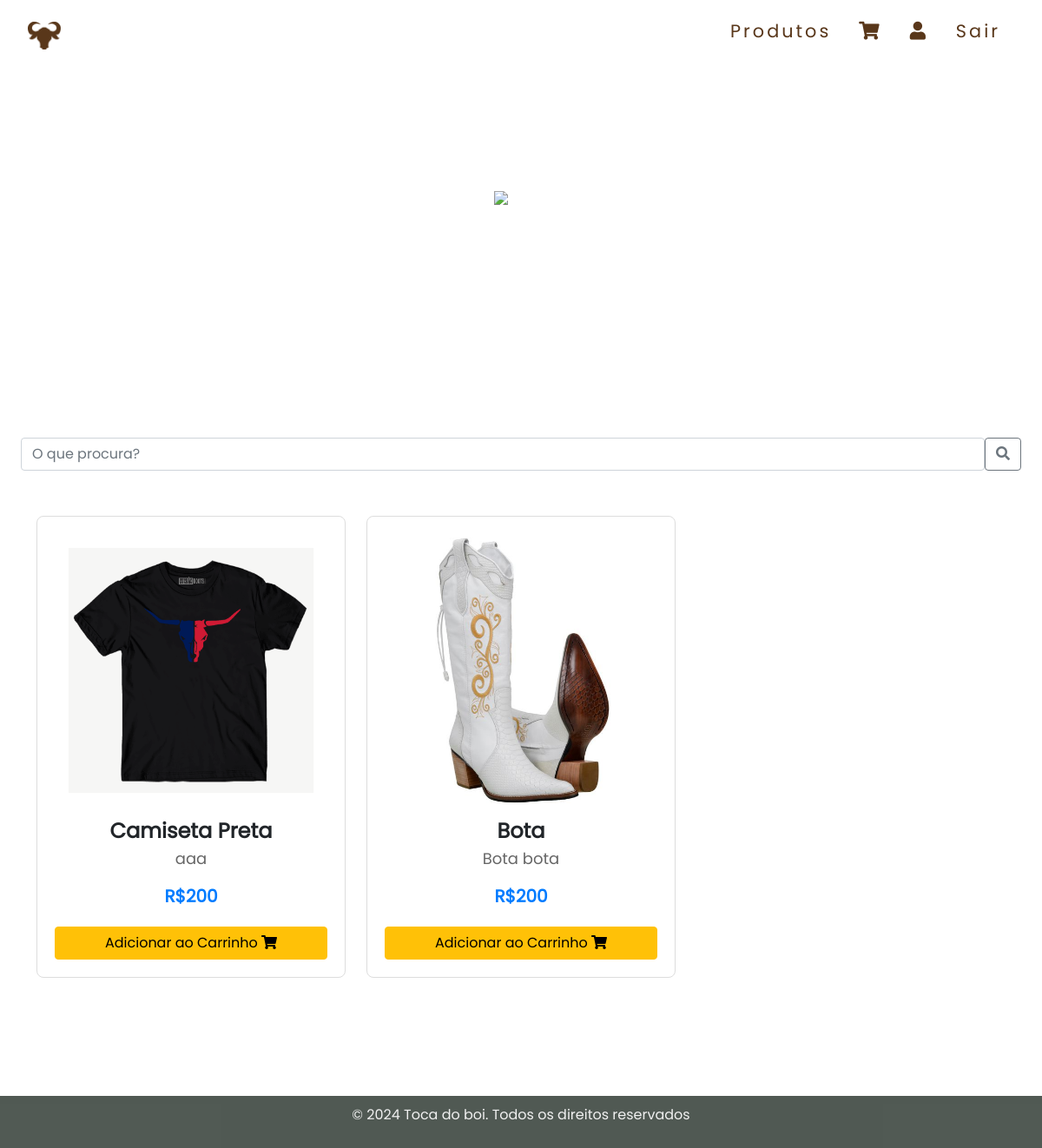
Page /view/clienteVerProduto.php (signed in) on the committed database.
### tables this page shows
CREATE TABLE `produto` (
  `nome` varchar(100) NOT NULL,
  `fabricante` varchar(50) NOT NULL,
  `descricao` varchar(100) NOT NULL,
  `valor` int(11) NOT NULL,
  `cod` int(11) NOT NULL,
  `imagem_path` varchar(255) DEFAULT NULL,
  `sexo` varchar(40) DEFAULT NULL,
  `tipo` varchar(50) NOT NULL,
  `tamanho` varchar(100) NOT NULL,
  `material` varchar(100) NOT NULL
);

### model/BancoDeDados.php (called while the page is built, shortened)
<?php
class BancoDeDados{
    private $host;
    private $login;
    private $senha;
    private $dataBase;
    private function __construct($Host, $Login, $Senha, $DataBase){
        $this->host = $Host;
        $this->login = $Login;
        $this->senha = $Senha;
        $this->dataBase = $DataBase;
    }
    public function conectarBD(){
        $conexao = mysqli_connect($this->host,$this->login,$this->senha,$this->dataBase);
        return($conexao);
    }
    public function retornarProdutos(){
        $conexao = $this->conectarBD();
        $consulProd = "SELECT * FROM produto";
        $listaProdutos = mysqli_query($conexao,$consulProd);
        return $listaProdutos;
    }
}
?>

### controller/Controlador.php (the view, shortened to what this page needs)
<?php
require_once("../model/BancoDeDados.php");
class Controlador{
    private $bancoDeDados;
    function __construct(){
        $this->bancoDeDados = BancoDeDados::getInstance();
    }
    public function visualizarProdutosGrid(){
        $prod="";
        $listaProdutos = $this->bancoDeDados->retornarProdutos();
        while($produto = mysqli_fetch_assoc($listaProdutos)){
            $prod .=
            "<div class='col-lg-4 col-md-6 ' id='". $produto["tipo"] . "'>".
            "<div class='product-card' >".
                "<img src='". $produto["imagem_path"] ."' alt='Product Image' class='product-image'>".
                "<div class='product-name'>".$produto["nome"]."</div>".
                "<div class='product-description'>". $produto["descricao"] ."</div>".
                "<div class='product-price'>R$". $produto["valor"] ."</div>".
                "<form action='../processamento/processamentoVendas.php' method='post'>".
                    "<input type='hidden' name='produto_cod' value='". $produto["cod"] ."'>".
                    "<input  type='hidden' name='cliente_cod' value='". $_SESSION["cod"] ."'>".
                    "<input type='hidden' name='valor_total' value='". $produto["valor"] ."'>".
                    "<input type='hidden' name='quantidade' value='" . "1" . "'>".
                    "<button type='submit' class='btn btn-warning btn-add-to-cart'>Adicionar ao Carrinho <i class='fa fa-shopping-cart'></i></button>".
                "</form>".
            "</div>".
        "</div>";
        }
        return $prod;
    }
}
?>

### css/index.css (style rules this page uses)
* { box-sizing: border-box; margin: 0; padding: 0; }

### css/form.css (style rules this page uses)
* { margin: 0; padding: 0; box-sizing: border-box; font-family: Poppins; }

### css/grid.css (style rules this page uses)
.product-card { border: 1px solid #ddd; border-radius: 8px; padding: 20px; margin-bottom: 20px; text-align: center; }
.product-image { width: 100%; height: auto; border-radius: 8px; margin-bottom: 10px; }
.product-name { font-size: 24px; font-weight: bold; }
.product-description { font-size: 18px; color: #666; margin-bottom: 15px; }
.product-price { font-size: 20px; font-weight: bold; color: #007bff; margin-bottom: 20px; }
.btn-add-to-cart { width: 100%; }

### rows in the picture
produto: imagem_path (picture), nome "Camiseta Preta", descricao "aaa", valor "200"
produto: imagem_path (picture), nome "Bota", descricao "Bota bota", valor "200"
